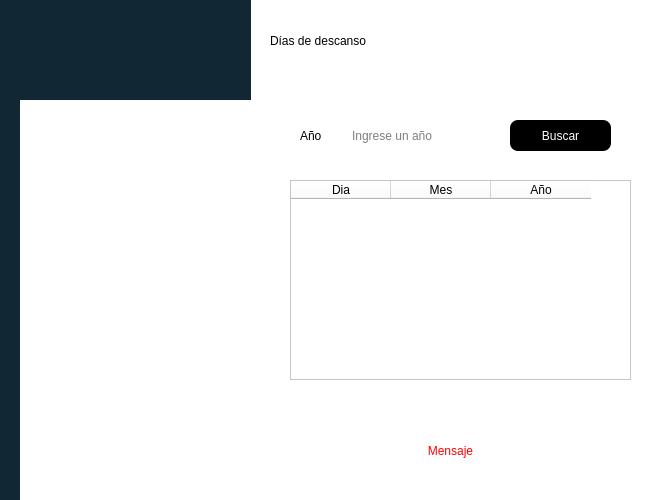
<?xml version="1.0" encoding="UTF-8"?>
<ui version="4.0">
 <class>get_DayOfRestInformation</class>
 <widget class="QDialog" name="get_DayOfRestInformation">
  <property name="windowModality">
   <enum>Qt::ApplicationModal</enum>
  </property>
  <property name="geometry">
   <rect>
    <x>0</x>
    <y>0</y>
    <width>650</width>
    <height>500</height>
   </rect>
  </property>
  <property name="minimumSize">
   <size>
    <width>650</width>
    <height>500</height>
   </size>
  </property>
  <property name="windowTitle">
   <string>Información</string>
  </property>
  <property name="styleSheet">
   <string notr="true">background-color: rgb(255, 255, 255);</string>
  </property>
  <widget class="QTableWidget" name="tblDescanso">
   <property name="geometry">
    <rect>
     <x>290</x>
     <y>180</y>
     <width>341</width>
     <height>200</height>
    </rect>
   </property>
   <property name="minimumSize">
    <size>
     <width>300</width>
     <height>80</height>
    </size>
   </property>
   <property name="maximumSize">
    <size>
     <width>988</width>
     <height>200</height>
    </size>
   </property>
   <property name="font">
    <font>
     <family>Segoe UI Black</family>
     <pointsize>9</pointsize>
     <bold>true</bold>
    </font>
   </property>
   <property name="styleSheet">
    <string notr="true">background-color: rgb(255, 255, 255);</string>
   </property>
   <column>
    <property name="text">
     <string>Dia</string>
    </property>
   </column>
   <column>
    <property name="text">
     <string>Mes</string>
    </property>
   </column>
   <column>
    <property name="text">
     <string>Año</string>
    </property>
   </column>
  </widget>
  <widget class="QLabel" name="label_3">
   <property name="geometry">
    <rect>
     <x>270</x>
     <y>20</y>
     <width>161</width>
     <height>41</height>
    </rect>
   </property>
   <property name="styleSheet">
    <string notr="true">font: 900 14pt &quot;Segoe UI Black&quot;;</string>
   </property>
   <property name="text">
    <string>Días de descanso</string>
   </property>
  </widget>
  <widget class="QLabel" name="lblMensaje2">
   <property name="geometry">
    <rect>
     <x>260</x>
     <y>440</y>
     <width>381</width>
     <height>21</height>
    </rect>
   </property>
   <property name="styleSheet">
    <string notr="true">color: rgb(255, 0, 0);
font: 14pt &quot;Arial&quot;;</string>
   </property>
   <property name="text">
    <string>Mensaje</string>
   </property>
   <property name="alignment">
    <set>Qt::AlignCenter</set>
   </property>
  </widget>
  <widget class="QLabel" name="label_2">
   <property name="geometry">
    <rect>
     <x>300</x>
     <y>120</y>
     <width>41</width>
     <height>31</height>
    </rect>
   </property>
   <property name="styleSheet">
    <string notr="true">font: 14pt &quot;Arial&quot;;</string>
   </property>
   <property name="text">
    <string>Año</string>
   </property>
   <property name="buddy">
    <cstring>txt_anno</cstring>
   </property>
  </widget>
  <widget class="QLineEdit" name="txt_anno">
   <property name="geometry">
    <rect>
     <x>350</x>
     <y>120</y>
     <width>141</width>
     <height>31</height>
    </rect>
   </property>
   <property name="styleSheet">
    <string notr="true">font: 14pt &quot;Arial&quot;;
border-radius:8px</string>
   </property>
   <property name="placeholderText">
    <string>Ingrese un año</string>
   </property>
  </widget>
  <widget class="QPushButton" name="btnB">
   <property name="geometry">
    <rect>
     <x>510</x>
     <y>120</y>
     <width>101</width>
     <height>31</height>
    </rect>
   </property>
   <property name="cursor">
    <cursorShape>OpenHandCursor</cursorShape>
   </property>
   <property name="styleSheet">
    <string notr="true">font: 14pt &quot;Arial&quot;;
background-color: rgb(0, 0, 0);
color: rgb(255, 255, 255);


border-radius:8px</string>
   </property>
   <property name="text">
    <string>Buscar</string>
   </property>
  </widget>
  <widget class="QLabel" name="label">
   <property name="geometry">
    <rect>
     <x>0</x>
     <y>0</y>
     <width>251</width>
     <height>501</height>
    </rect>
   </property>
   <property name="styleSheet">
    <string notr="true">background-color: rgb(17, 40, 52);</string>
   </property>
   <property name="text">
    <string/>
   </property>
   <property name="pixmap">
    <pixmap>../images/orca.png</pixmap>
   </property>
  </widget>
  <widget class="QLabel" name="label_8">
   <property name="geometry">
    <rect>
     <x>20</x>
     <y>100</y>
     <width>231</width>
     <height>401</height>
    </rect>
   </property>
   <property name="text">
    <string/>
   </property>
   <property name="pixmap">
    <pixmap>../images/orca.png</pixmap>
   </property>
   <property name="scaledContents">
    <bool>true</bool>
   </property>
  </widget>
 </widget>
 <resources/>
 <connections/>
</ui>
